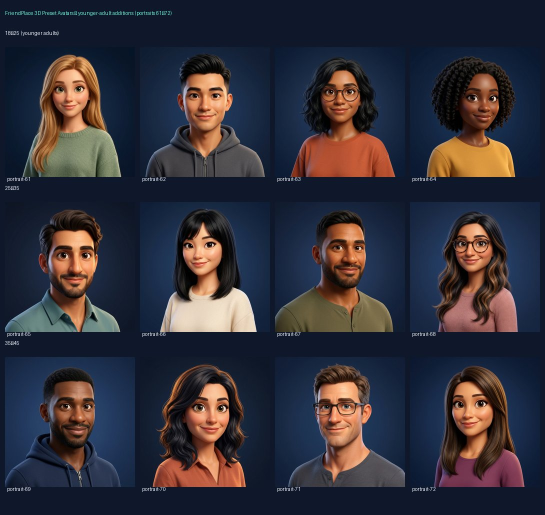
#> input picture scripts/preview_presets_younger.jpg, 1090 x 1030 px, given in place of portrait-61.png, which was not available (shown at 1/2 size)
$ python build_younger_preview.py
#> lines starting #> are read from the running program, lines starting #| are printed output that depends on the picture; pictures that were not available may be replaced by others from this repository, and a replacement may not be noted
"""Contact sheet for the 12 younger-adult additions (portrait-61..72)."""
from pathlib import Path
from PIL import Image, ImageDraw, ImageFont

SRC = Path("/app/frontend/assets/avatars/presets")
OUT = Path("/app/scripts/preview_presets_younger.jpg")
BG = (15, 23, 42)
FG = (226, 232, 240)
ACCENT = (94, 234, 212)

try:
    FONT = ImageFont.truetype("/usr/share/fonts/truetype/dejavu/DejaVuSans-Bold.ttf", 20)
    FONT_S = ImageFont.truetype("/usr/share/fonts/truetype/dejavu/DejaVuSans.ttf", 12)
    FONT_MED = ImageFont.truetype("/usr/share/fonts/truetype/dejavu/DejaVuSans-Bold.ttf", 14)
except Exception:
    FONT = ImageFont.load_default(); FONT_S = ImageFont.load_default(); FONT_MED = ImageFont.load_default()

# Groups aligned to the user's brief: 4 × 18-25, 4 × 25-35, 4 × 35-45.
GROUPS = [
    ("18–25 (younger adults)", [61, 62, 63, 64]),
    ("25–35",                  [65, 66, 67, 68]),
    ("35–45",                  [69, 70, 71, 72]),
]

COLS = 4
THUMB = 260
GAP = 10
HEADER = 60
GROUP_H = 34
LABEL_H = 6
W = COLS * THUMB + (COLS + 1) * GAP
H = HEADER + sum(GROUP_H + THUMB + LABEL_H + GAP*2 for _ in GROUPS) + GAP

im = Image.new("RGB", (W, H), BG)
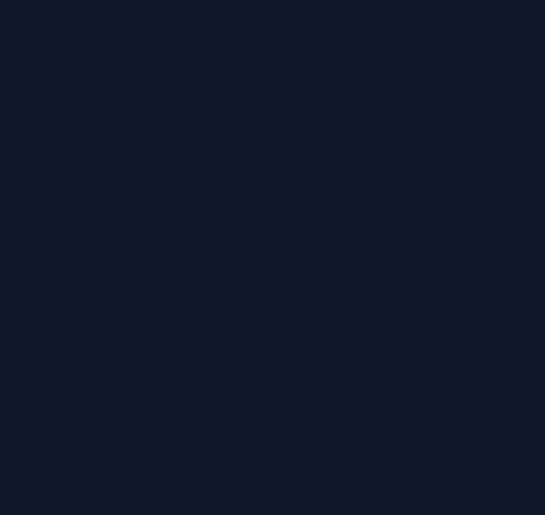
#> im: PIL image 1090x1030 RGB (shown at 1/2 size); mean R, G, B 15, 23, 42
d = ImageDraw.Draw(im)
d.text((GAP, 20), "FriendPlace 3D Preset Avatars — younger-adult additions (portraits 61–72)", font=FONT, fill=ACCENT)

y = HEADER
for label, ids in GROUPS:
    d.text((GAP, y), label, font=FONT_MED, fill=FG)
    y += GROUP_H
    for i, pid in enumerate(ids):
        p = SRC / f"portrait-{pid:02d}.png"
        x = GAP + i * (THUMB + GAP)
        with Image.open(p) as src:
#> src is the input picture: PIL image 1090x1030 RGB; mean R, G, B 51.5, 48.8, 58.3
            src.thumbnail((THUMB, THUMB))
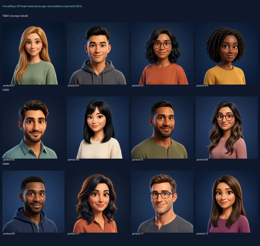
#> src: PIL image 260x246 RGB; mean R, G, B 51.6, 48.9, 58.4
            canvas = Image.new("RGB", (THUMB, THUMB), BG)
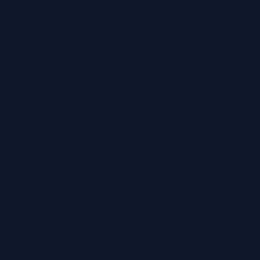
#> canvas: PIL image 260x260 RGB; mean R, G, B 15, 23, 42
            ox = (THUMB - src.width) // 2
#> ox = 0
            oy = (THUMB - src.height) // 2
#> oy = 7
            canvas.paste(src, (ox, oy))
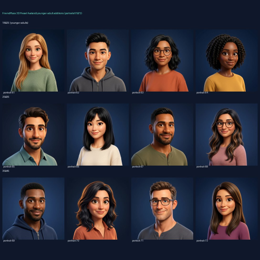
#> canvas: PIL image 260x260 RGB; mean R, G, B 49.6, 47.5, 57.5
            im.paste(canvas, (x, y))
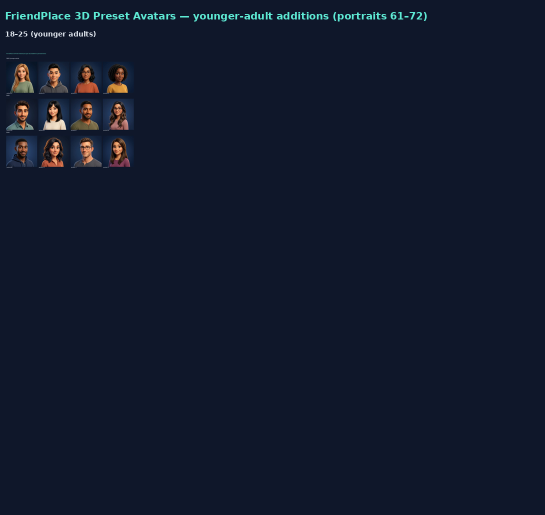
#> im: PIL image 1090x1030 RGB (shown at 1/2 size); mean R, G, B 17.6, 25.5, 43.8
#> (the run stopped early here; a loop or call above may not have finished)
